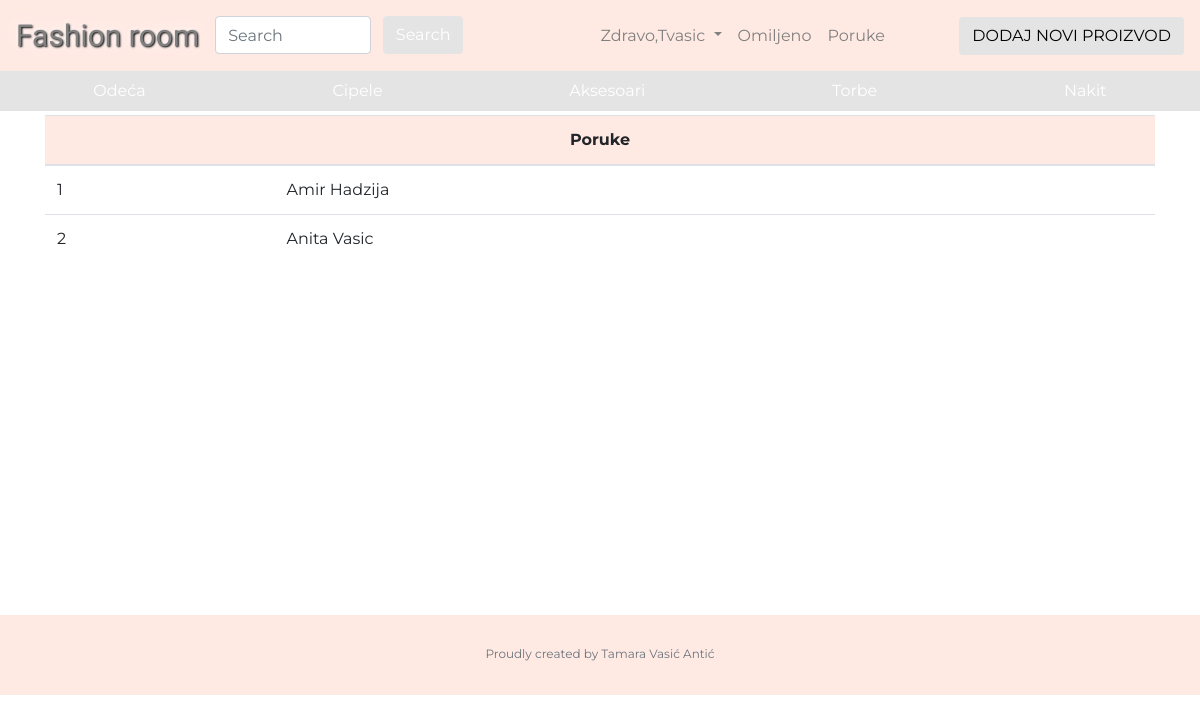
/Poruke/razgovori/ (signed in), run on the app's committed database.
### tables this page shows
CREATE TABLE `korisnici` (
  `id` int(11) NOT NULL AUTO_INCREMENT,
  `first_name` varchar(45) NOT NULL,
  `last_name` varchar(45) NOT NULL,
  `username` varchar(45) NOT NULL,
  `password` varchar(45) NOT NULL,
  `email` varchar(100) NOT NULL,
  `slika` varchar(100) DEFAULT 'default.jpg',
  `naslov_radnje` varchar(45) DEFAULT NULL,
  `email_prikaz` varchar(100) DEFAULT NULL,
  `grad` varchar(45) DEFAULT NULL,
  `opis` longtext,
  `ime_I_prezime_prikaz` varchar(45) DEFAULT NULL,
  PRIMARY KEY (`id`)
);

### controller/Poruke.php (called while the page is built, shortened)
<?php
class Poruke extends Controller{
	public function razgovori(){
		$this->data['content']=PorukeDB::mojiRazgovori();
		$this->show_view('poruke');
	}
}

### model/DB.php (called while the page is built, shortened)
<?php
class DB{
	private static $conn;
	private static function getInstance(){
		return self::$conn;
	}
	private function __construct(){
		self::$conn = mysqli_connect(DB_HOST,DB_USER,DB_PASS,DB_NAME);
		self::$conn->set_charset('utf8');
	}
	protected static function executeSQL($sql) {
		$db = self::getInstance();
		$req = $db->query($sql);
		return $req;
	}
}

### model/KorisniciDB.php (called while the page is built, shortened)
<?php
class KorisniciDB extends DB{
		public static function idUlogovanog(){
		$username=$_SESSION['username'];
		$password=$_SESSION['password'];
		$sql="SELECT id from korisnici WHERE username='".$username."' and password='".$password."'";
		$req = self::executeSQL($sql);
		$rez = $req->fetch_assoc();
		$id=intval($rez['id']);
		return $id;
	}
}
?>

### model/PorukeDB.php (called while the page is built, shortened)
<?php
class PorukeDB extends DB{
	public static function mojiRazgovori(){
		$id_ulogovanog=KorisniciDB::idUlogovanog();
		$sql="SELECT k.first_name,k.last_name,k.id FROM poruke as p
		join poruke_primalac as pp
		on p.id=pp.id_poruke
		join korisnici as k
		on k.id=pp.id_primalac
		WHERE p.id_ulogovanog=$id_ulogovanog
		and pp.status=1";
		$req = self::executeSQL($sql);
		$rez1 = $req->fetch_all(MYSQL_ASSOC);
		$sql="SELECT k.first_name,k.last_name,k.id FROM poruke as p
		join poruke_primalac as pp
		on p.id=pp.id_poruke
		join korisnici as k
		on k.id=p.id_ulogovanog
		WHERE pp.id_primalac=$id_ulogovanog
		and pp.status=1";
		$req = self::executeSQL($sql);
		$rez2 = $req->fetch_all(MYSQL_ASSOC);
		$rezultat=array_merge($rez1,$rez2);
		return $rezultat;
	}
}
 ?>

### view/poruke.php (the view)
<div class="poruke">
	<table class="table table-hover mt-1">
		<thead>
			<tr>
				<th colspan="2" style="text-align: center;">Poruke</th>
			</tr>
		</thead>
		<tbody>
		<?php
			$brojac=0;
				foreach ($this->data['content'] as $poruke) {
					?>
					<tr style="cursor: pointer;" onclick="document.location.href='<?php echo ROOT_URL.'Poruke/razgovor/'.$poruke['id']; ?>'">
						<td><?php echo ++$brojac; ?></td>
						<td><?php echo ucfirst($poruke['first_name']).' '.ucfirst($poruke['last_name']); ?></td>
					</tr>
					<?php
				}
			 ?>
		</tbody>
	</table>
</div>

### assets/css/main.css (style rules this page uses)
body { font-family: 'Montserrat'; }
.table thead th { background-color:#FFE9E3; }

### data on the page
korisnici: first_name "Amir", last_name "Hadzija"
korisnici: first_name "Anita", last_name "Vasic"

### other printed values
$_SESSION['username'] "Tvasic"
